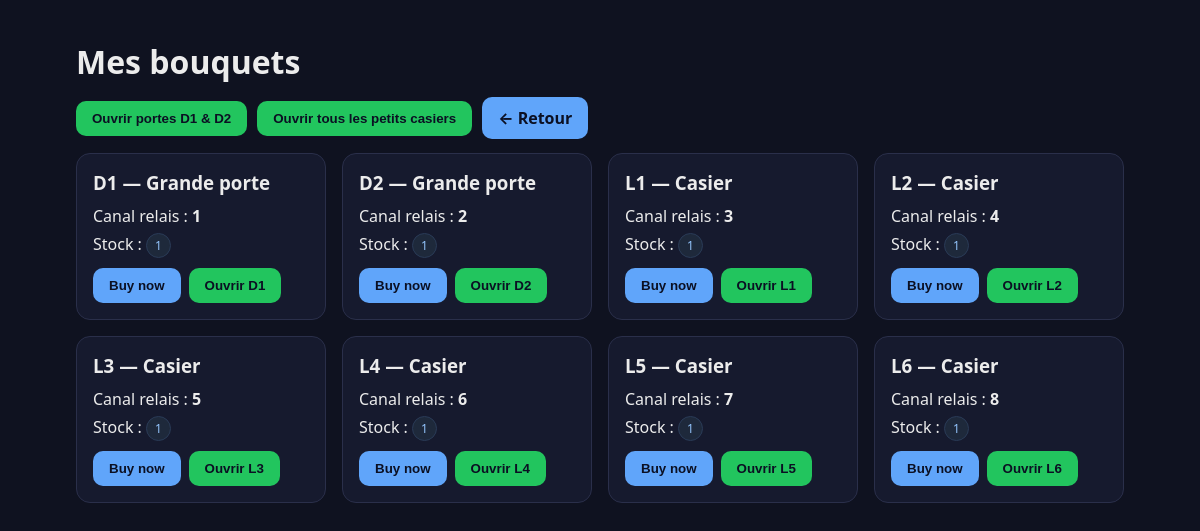
Screenshot of /bouquets/ with the database file from the repository.
### fleur/models.py (models this page shows, shortened)
class Slot(models.Model):
    BIG="BIG"; LOCKER="LOCKER"
    TYPES=[(BIG,"Grande porte"),(LOCKER,"Casier")]
    distributor = models.ForeignKey(Distributor, on_delete=models.CASCADE, related_name="slots")
    code = models.CharField(max_length=10)               # D1/D2/L1..L6
    relay_channel = models.PositiveIntegerField()        # canal sur la carte driver
    door_type = models.CharField(max_length=10, choices=TYPES, default=LOCKER)
    capacity = models.PositiveIntegerField(default=1)
    quantity = models.PositiveIntegerField(default=1)
    is_enabled = models.BooleanField(default=True)
    class Meta:
        unique_together = [("distributor","code")]

### fleur/views.py (the view)
# urls.py: path("bouquets/", views.bouquets, name="bouquets"),
def bouquets(request):
    slots = Slot.objects.filter(is_enabled=True).order_by("relay_channel")
    return render(request, "fleur/bouquets.html", {"slots": slots})

### fleur/templates/fleur/bouquets.html (shortened to what this page needs)
<!doctype html>
<html lang="fr">
<head>
</head>
<body>
  <div class="wrap">
    <h1>Mes bouquets</h1>
    <div class="toolbar">
      <form method="post" action="{% url 'open_both_big' %}">
        <button class="btn green" type="submit">Ouvrir portes D1 &amp; D2</button>
      </form>
      <form method="post" action="{% url 'open_all_lockers' %}">
        <button class="btn green" type="submit">Ouvrir tous les petits casiers</button>
      </form>
      <a class="btn" href="{% url 'home' %}">← Retour</a>
    </div>
    <div class="grid">
      {% for s in slots %}
        <div class="card">
          <h3 style="margin:0 0 10px 0">{{ s.code }} — {{ s.get_door_type_display }}</h3>
          <p style="margin:6px 0">Canal relais : <b>{{ s.relay_channel }}</b></p>
          <p style="margin:6px 0">Stock : <span class="badge">{{ s.quantity }}</span></p>
          <div class="row-btns">
            <form action="{% url 'buy_now' s.id %}" method="post">
              <button class="btn" {% if s.quantity|default:0 <= 0 %}disabled{% endif %}>Buy now</button>
            </form>
            <form action="{% url 'open_door' s.id %}" method="post">
              <button class="btn green" type="submit">Ouvrir {{ s.code }}</button>
            </form>
          </div>
        </div>
      {% empty %}
        <p>Aucun casier n’est configuré.</p>
      {% endfor %}
    </div>
  </div>
</body>
</html>

### fleur/templates/fleur/bouquets.html (style rules this page uses)
:root { --bg:#0f1220; --card:#161a2e; --border:#2a2f4a; --text:#ececec; --btn:#60a5fa; --btn2:#22c55e; --btn3:#ef4444; --badge-bg:#1e293b; --badge-tx:#93c5fd; --badge-bd:#2a3b57; --ok-bg:#052d1a; --ok-bd:#0a4b2d; --ok-tx:#b7f7d0; --ko-bg:#3a1212; --ko-bd:#5a1e1e; --ko-tx:#ffd2d2; }
* { box-sizing:border-box }
body { font-family:system-ui,-apple-system,Segoe UI,Roboto,Ubuntu,Arial,sans-serif;margin:0;background:var(--bg);color:var(--text) }
.wrap { max-width:1080px;margin:24px auto;padding:16px }
h1 { margin:0 0 14px 0 }
.toolbar { display:flex;gap:10px;flex-wrap:wrap;align-items:center;margin:0 0 14px 0 }
.btn { display:inline-block;background:var(--btn);color:#0b1023;font-weight:700;padding:10px 16px;border-radius:10px;text-decoration:none;border:none;cursor:pointer }
.btn.green { background:var(--btn2);color:#0b1023 }
.grid { display:grid;grid-template-columns:repeat(auto-fill,minmax(240px,1fr));gap:16px }
.card { background:var(--card);border:1px solid var(--border);border-radius:14px;padding:16px }
.badge { display:inline-block;background:var(--badge-bg);color:var(--badge-tx);border:1px solid var(--badge-bd);padding:3px 8px;border-radius:999px;font-size:12px }
.row-btns { display:flex;gap:8px;flex-wrap:wrap;margin-top:10px }

### rows the page displays
Slot: code "D1", door_type "Grande porte", relay_channel "1", quantity "1"
Slot: code "D2", door_type "Grande porte", relay_channel "2", quantity "1"
Slot: code "L1", door_type "Casier", relay_channel "3", quantity "1"
Slot: code "L2", door_type "Casier", relay_channel "4", quantity "1"
Slot: code "L3", door_type "Casier", relay_channel "5", quantity "1"
Slot: code "L4", door_type "Casier", relay_channel "6", quantity "1"
Slot: code "L5", door_type "Casier", relay_channel "7", quantity "1"
Slot: code "L6", door_type "Casier", relay_channel "8", quantity "1"
